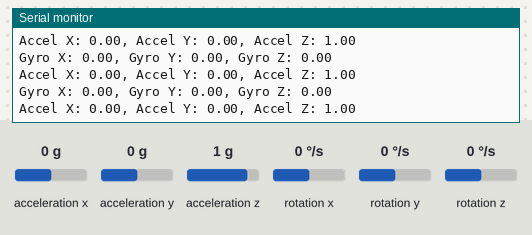
Simulated run of this sketch. Board: ESP32. On the bench: the last lines printed to the serial monitor. Wiring (inferred from the names in the program): MPU-6050 motion sensor at I2C address 0x68. Inputs (shaded band) come from the test bench; at power-on: acceleration x 0 g, acceleration y 0 g, acceleration z 1 g, rotation x 0 °/s, rotation y 0 °/s, rotation z 0 °/s.

Above: at 1.2 s.
1.3 s: acceleration x set to -1.4 g
At 1.71 s:
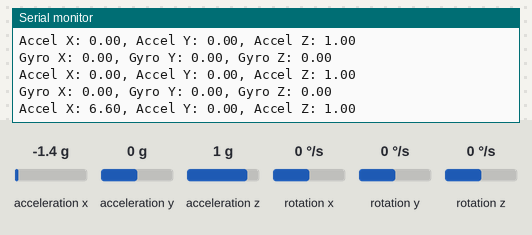
2.8 s: acceleration y set to -1.4 g
At 2.98 s:
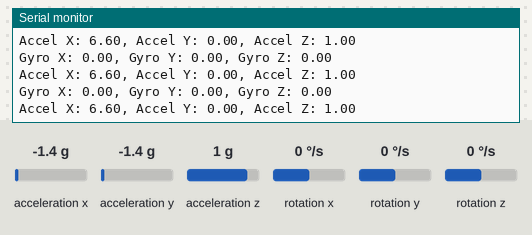
4.3 s: acceleration z set to -1.4 g
At 4.5 s:
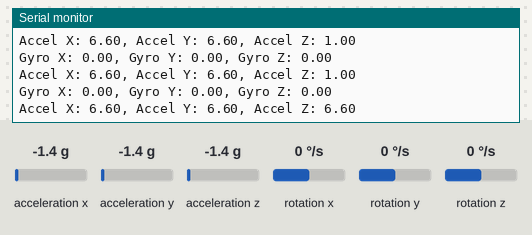
5.8 s: rotation x set to -192 °/s
At 6.02 s:
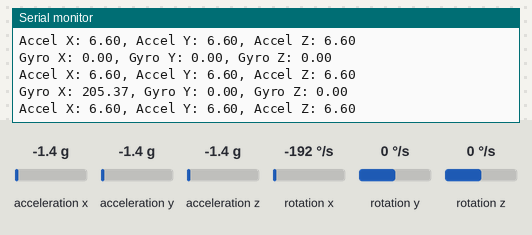
7.3 s: rotation y set to -192 °/s
At 7.54 s:
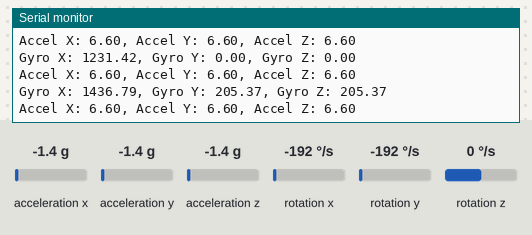
Timing chart, 0 to 9.8 s (numbered marks = the images above; inputs shaded):
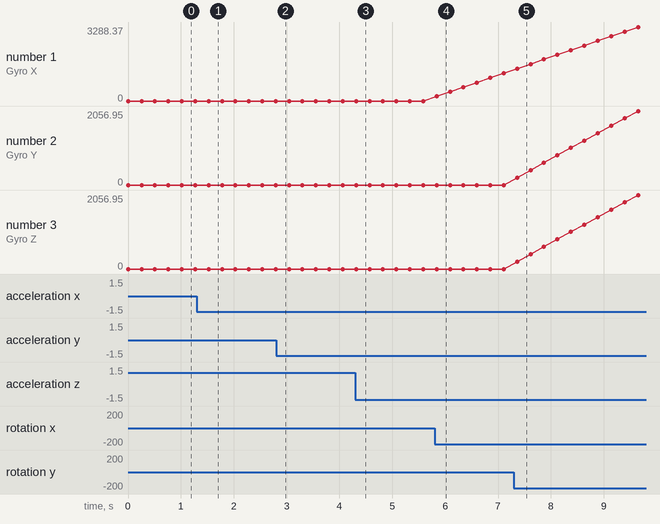

Measured:
- after the input at 1.3 s, the serial monitor: prints a new line after 0.23 s (image 1)
- after the input at 4.3 s, the serial monitor: prints a new line at once (image 3)
- after the input at 5.8 s, the serial monitor: prints a new line at once (image 4)
- after the input at 7.3 s, the serial monitor: prints a new line after 0.06 s (image 5)
- plotted number 1: 0 → 1231.42 after the input at 5.8 s, 1231.42 → 3288.37 after the input at 7.3 s
- plotted number 2: 0 → 2056.95 after the input at 7.3 s
- plotted number 3: 0 → 2056.95 after the input at 7.3 s

The sketch:

MPU6050_Test_Code.ino
```cpp
// (licence header left out)
#include <Wire.h>

float angle_x = 0.0;
float angle_y = 0.0;
float angle_z = 0.0;

float gyro_x = 0.0;
float gyro_y = 0.0;
float gyro_z = 0.0;

float accel_x = 0.0;
float accel_y = 0.0;
float accel_z = 0.0;

float elapsed_time = 0.0;
long current_time = 0;
long previous_time = 0;

void setup() {
  Wire.begin(42, 41);
  Serial.begin(115200);
  configureMPU6050();

  if (!checkMPU6050Status()) {
    Serial.println("MPU6050 not connected!");
  }
}

void loop() {
  previous_time = current_time;
  current_time = millis();
  elapsed_time = (current_time - previous_time)/1000.0; // Divides by 1000 to get seconds.

  getMPU6050AccelData(accel_x, accel_y, accel_z);
  getMPU6050GyroData(gyro_x, gyro_y, gyro_z);

  angle_x += gyro_x * elapsed_time;
  angle_y += gyro_y * elapsed_time;
  angle_z += gyro_z * elapsed_time;

  Serial.print("Gyro X: ");
  Serial.print(angle_x);
  Serial.print(", Gyro Y: ");
  Serial.print(angle_y);
  Serial.print(", Gyro Z: ");
  Serial.println(angle_y);

  Serial.print("Accel X: ");
  Serial.print(accel_x);
  Serial.print(", Accel Y: ");
  Serial.print(accel_y);
  Serial.print(", Accel Z: ");
  Serial.println(accel_z);

  delay(250);
}

bool getMPU6050AccelData(float &accelX, float &accelY, float &accelZ) {
  Wire.beginTransmission(0x68);
  Wire.write(0x3B); // First accelerometer register is at 0x3B.

  if (Wire.endTransmission() != 0) {
    return false;
  }

  Wire.requestFrom(0x68, 6, true); // Reads 6 registers total, since each axis value is stored in 2 registers.

  if (Wire.available() != 6) {
    return false;
  }

  // We divide by 8192.0 to give a ±4g range.
  accelX = (Wire.read() << 8 | Wire.read())/8192.0;
  accelY = (Wire.read() << 8 | Wire.read())/8192.0;
  accelZ = (Wire.read() << 8 | Wire.read())/8192.0;

  return true;
}

bool getMPU6050GyroData(float &gyroX, float &gyroY, float &gyroZ) {
  Wire.beginTransmission(0x68);
  Wire.write(0x43); // First gyro register is at 0x43.

  if (Wire.endTransmission() != 0) {
    return false;
  }

  Wire.requestFrom(0x68, 6, true); // Reads 6 registers total, since each axis value is stored in 2 registers.

  if (Wire.available() != 6) {
    return false;
  }

  // We divide by 65.5 to give a ±500°/s range.
  gyroX = (Wire.read() << 8 | Wire.read())/65.5;
  gyroY = (Wire.read() << 8 | Wire.read())/65.5;
  gyroZ = (Wire.read() << 8 | Wire.read())/65.5;

  return true;
}

bool checkMPU6050Status() {
  Wire.beginTransmission(0x68);
  Wire.write(0x75); // Register containing the self-identifcation address.
  Wire.endTransmission();

  Wire.requestFrom(0x68, 1);

  if (Wire.available() & Wire.read() == 0x68) {
    return true;
  } else {
    return false;
  }
}

void configureMPU6050() {
  Wire.begin(42, 41);

  Wire.beginTransmission(0x68);
  Wire.write(0x6B);
  Wire.write(0x00); // Makes a reset by placing a zero into the 6B register.
  Wire.endTransmission(true);

  Wire.beginTransmission(0x68);
  Wire.write(0x1B); // Talks to the GYRO_CONFIG register (1B hex).
  Wire.write(0x08); // Sets gyroscope sensitivity to a ±500°/s range.
  Wire.endTransmission(true);

  Wire.beginTransmission(0x68);
  Wire.write(0x1C); // Talks to ACCEL_CONFIG register (1C hex).
  Wire.write(0x08); // Sets the accelerometer sensitivity to ±4g/s.
  Wire.endTransmission(true);
}
```
